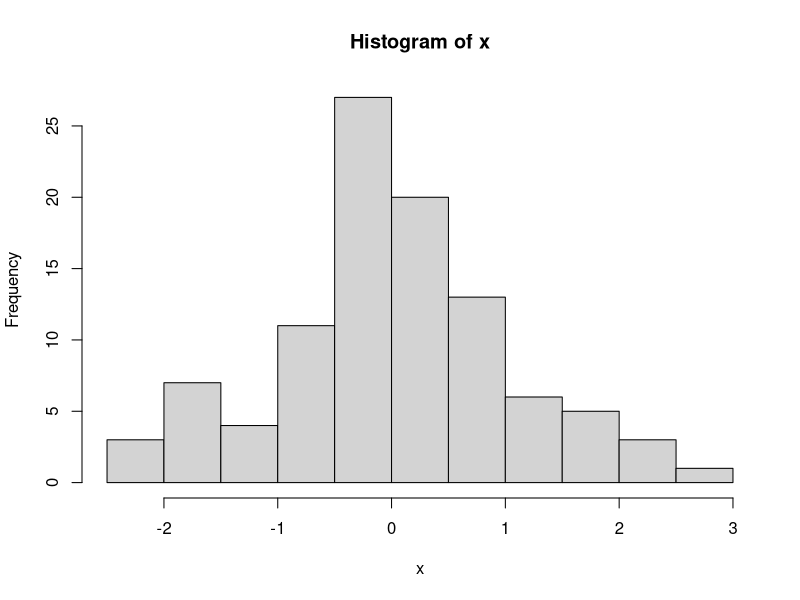
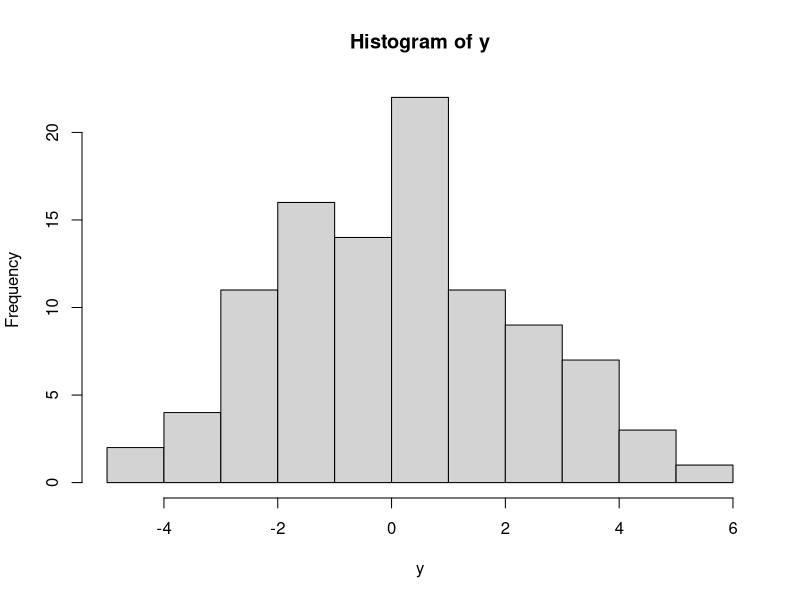

Reproduce these figures in R, in order.
#git config --global user.email "lsh2200998@student.lshtm.ac.uk"
#git config --global user.name "gfriedrichll"
x <- rnorm(0,1,n=100)
hist(x)
y <- rnorm(0,2,n=100)
hist(y)